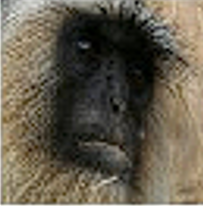
#> input picture session 10/feature viz/monkey 1.png, 203 x 206 px; its folder holds only this picture in this run
$ jupyter execute --allow-errors features.ipynb   (shell and % lines are left out)
#> lines starting #> are read from the running program, lines starting #| are printed output that depends on the picture
[cell 1]
import os
import cv2
import numpy as np
import random
import matplotlib.pyplot as plt

[cell 2]
monkeys_images = []
for file in os.listdir():
    if (file.startswith('monkey') and file.split('.')[0][-1].isdigit() ):
        monkeys_images.append(file)

[cell 3]
monkey_imgs = []
for mk_img in monkeys_images:
    mky = cv2.imread(mk_img,cv2.COLOR_BGR2GRAY)
#> mky is the input picture: shape (206, 203, 3); mean B, G, R 77.1, 92.6, 100.1
    mky = mky.astype(np.float32)
    monkey_imgs.append( mky.mean(axis=2) )

[cell 4]
def random_crop(image, output_size = (120, 120) , maintain_aspect_ratio=True):
    # Get the dimensions of the input image
#> called with output_size = (120, 120), maintain_aspect_ratio = True
    height, width = image.shape[:2]
#> height = 206; width = 203

    if maintain_aspect_ratio:
        # Calculate the maximum valid crop position considering the aspect ratio
        max_x = width - output_size[1]
#> max_x = 83
        max_y = height - output_size[0]
#> max_y = 86

        if max_x < 0 or max_y < 0:
            raise ValueError("Output size is larger than the input image")

        # Generate a random crop position within the valid range
        x = random.randint(0, max_x)
#> x = 49
        y = random.randint(0, max_y)
#> y = 53
    else:
        # Generate random crop positions without considering the aspect ratio
        x = random.randint(0, width - output_size[1])
        y = random.randint(0, height - output_size[0])

    cropped_image = image[y:y + output_size[0], x:x + output_size[1]]
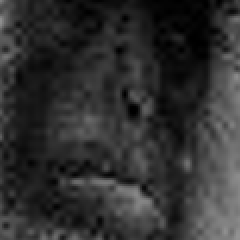
#> cropped_image: shape (120, 120) float32 (shown 2 times larger); min 0, max 146.7, mean 48.2

    return cropped_image

[cell 5]
transformed_monkeys = [random_crop(mk_img) for mk_img in monkey_imgs]
#> transformed_monkeys = 1 item

[cell 6]
monkey_feature_map = cv2.imread('monkey features.png',cv2.COLOR_BGR2GRAY)

[cell 7]
for monkey in monkey_imgs:
    plt.imshow(monkey)
    plt.show()
    del monkey
#> this loop made 1 pass
#> pass 1, `plt.show()`:
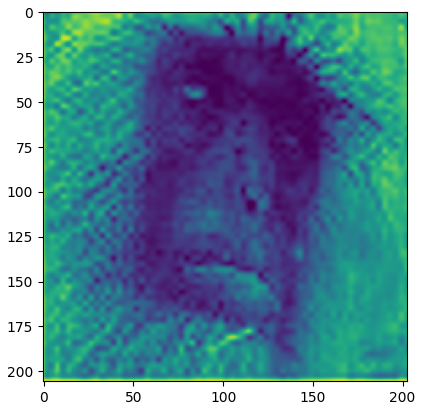
#> figure drawn by matplotlib, 1 panel

[cell 8]
for monkey in transformed_monkeys:
    plt.imshow(monkey)
    plt.show()
    del monkey
